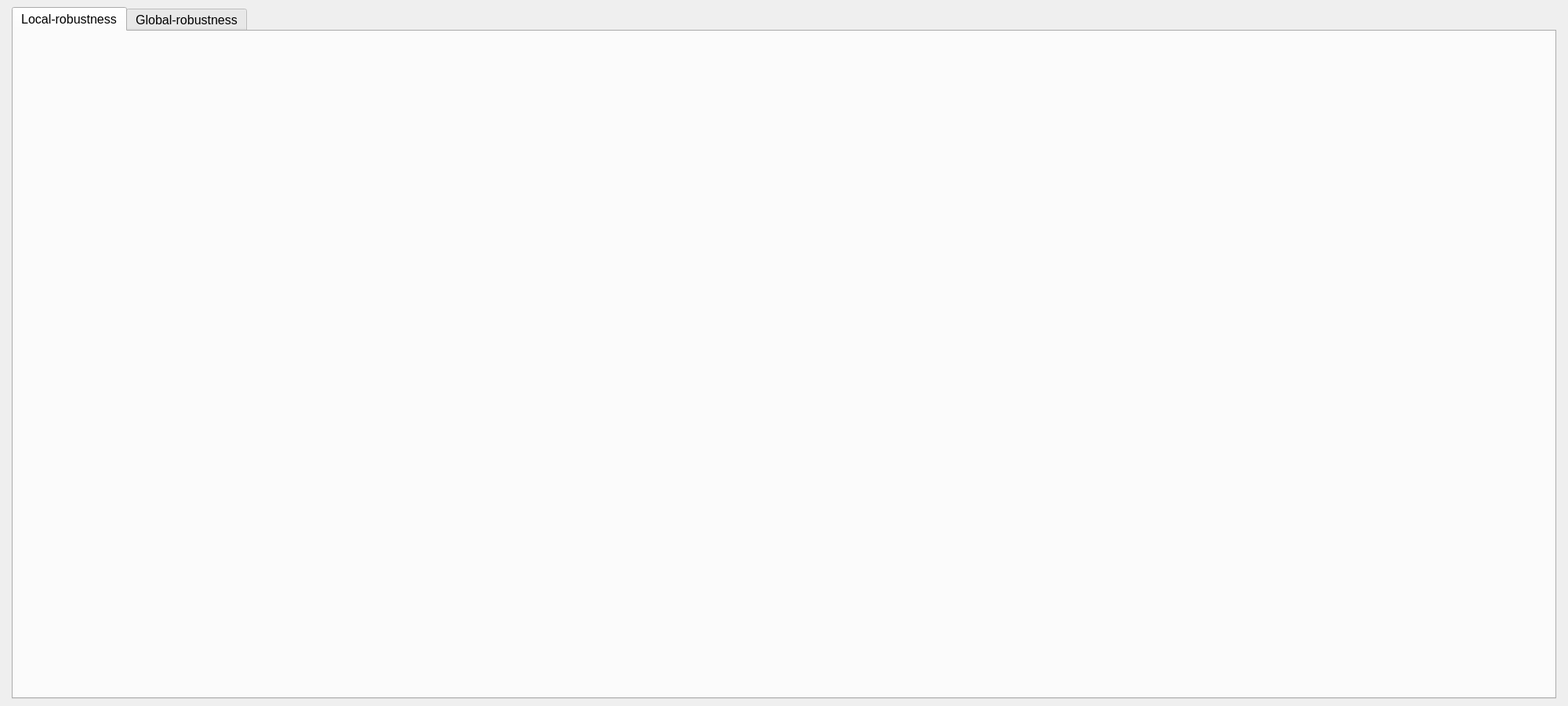
<?xml version="1.0" encoding="UTF-8"?>
<ui version="4.0">
 <class>MainWindow</class>
 <widget class="QMainWindow" name="MainWindow">
  <property name="geometry">
   <rect>
    <x>0</x>
    <y>0</y>
    <width>2000</width>
    <height>900</height>
   </rect>
  </property>
  <property name="windowTitle">
   <string>MainWindow</string>
  </property>
  <widget class="QWidget" name="centralwidget">
   <layout class="QVBoxLayout" name="verticalLayout">
    <item>
     <layout class="QHBoxLayout" name="horizontalLayout_main" stretch="0">
      <property name="spacing">
       <number>20</number>
      </property>
      <property name="leftMargin">
       <number>6</number>
      </property>
      <property name="rightMargin">
       <number>6</number>
      </property>
      <item>
       <widget class="QTabWidget" name="tabWidget">
        <property name="font">
         <font>
          <family>Ubuntu</family>
          <pointsize>12</pointsize>
          <bold>false</bold>
         </font>
        </property>
        <property name="currentIndex">
         <number>0</number>
        </property>
        <property name="tabBarAutoHide">
         <bool>false</bool>
        </property>
        <widget class="QWidget" name="Local">
         <property name="accessibleName">
          <string/>
         </property>
         <attribute name="title">
          <string>Local-robustness</string>
         </attribute>
         <layout class="QHBoxLayout" name="horizontalLayout_local"/>
        </widget>
        <widget class="QWidget" name="Global">
         <attribute name="title">
          <string>Global-robustness</string>
         </attribute>
         <layout class="QHBoxLayout" name="horizontalLayout_global"/>
        </widget>
       </widget>
      </item>
     </layout>
    </item>
   </layout>
  </widget>
 </widget>
 <resources/>
 <connections/>
</ui>
